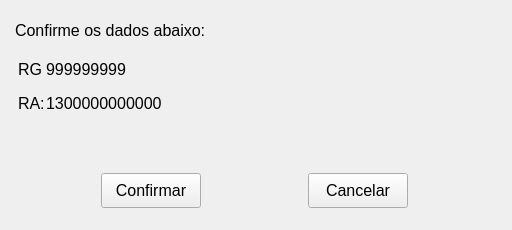
<?xml version="1.0" encoding="UTF-8"?>
<ui version="4.0">
 <class>RegistroON</class>
 <widget class="QWidget" name="RegistroON">
  <property name="windowModality">
   <enum>Qt::NonModal</enum>
  </property>
  <property name="geometry">
   <rect>
    <x>0</x>
    <y>0</y>
    <width>512</width>
    <height>230</height>
   </rect>
  </property>
  <property name="sizePolicy">
   <sizepolicy hsizetype="Preferred" vsizetype="Preferred">
    <horstretch>0</horstretch>
    <verstretch>0</verstretch>
   </sizepolicy>
  </property>
  <property name="minimumSize">
   <size>
    <width>512</width>
    <height>230</height>
   </size>
  </property>
  <property name="maximumSize">
   <size>
    <width>512</width>
    <height>230</height>
   </size>
  </property>
  <property name="font">
   <font>
    <stylestrategy>PreferAntialias</stylestrategy>
   </font>
  </property>
  <property name="windowTitle">
   <string>Registro</string>
  </property>
  <property name="windowIcon">
   <iconset>
    <normaloff>ico.png</normaloff>ico.png</iconset>
  </property>
  <property name="windowOpacity">
   <double>1.000000000000000</double>
  </property>
  <widget class="QWidget" name="verticalLayoutWidget">
   <property name="geometry">
    <rect>
     <x>0</x>
     <y>10</y>
     <width>511</width>
     <height>41</height>
    </rect>
   </property>
   <layout class="QVBoxLayout" name="verticalLayout">
    <property name="leftMargin">
     <number>15</number>
    </property>
    <item>
     <widget class="QLabel" name="label">
      <property name="font">
       <font>
        <family>Ubuntu</family>
        <pointsize>12</pointsize>
        <weight>50</weight>
        <bold>false</bold>
        <stylestrategy>PreferAntialias</stylestrategy>
        <kerning>true</kerning>
       </font>
      </property>
      <property name="layoutDirection">
       <enum>Qt::LeftToRight</enum>
      </property>
      <property name="text">
       <string>Confirme os dados abaixo:</string>
      </property>
     </widget>
    </item>
   </layout>
  </widget>
  <widget class="QWidget" name="verticalLayoutWidget_2">
   <property name="geometry">
    <rect>
     <x>0</x>
     <y>50</y>
     <width>169</width>
     <height>72</height>
    </rect>
   </property>
   <layout class="QVBoxLayout" name="verticalLayout_2">
    <property name="spacing">
     <number>0</number>
    </property>
    <property name="leftMargin">
     <number>15</number>
    </property>
    <item>
     <layout class="QHBoxLayout" name="horizontalLayout">
      <property name="spacing">
       <number>0</number>
      </property>
      <property name="sizeConstraint">
       <enum>QLayout::SetDefaultConstraint</enum>
      </property>
      <property name="leftMargin">
       <number>0</number>
      </property>
      <item>
       <widget class="QLabel" name="RgL">
        <property name="enabled">
         <bool>true</bool>
        </property>
        <property name="sizePolicy">
         <sizepolicy hsizetype="Preferred" vsizetype="Preferred">
          <horstretch>0</horstretch>
          <verstretch>0</verstretch>
         </sizepolicy>
        </property>
        <property name="minimumSize">
         <size>
          <width>25</width>
          <height>30</height>
         </size>
        </property>
        <property name="maximumSize">
         <size>
          <width>25</width>
          <height>30</height>
         </size>
        </property>
        <property name="font">
         <font>
          <family>Ubuntu</family>
          <pointsize>12</pointsize>
          <stylestrategy>PreferAntialias</stylestrategy>
         </font>
        </property>
        <property name="layoutDirection">
         <enum>Qt::LeftToRight</enum>
        </property>
        <property name="frameShape">
         <enum>QFrame::NoFrame</enum>
        </property>
        <property name="text">
         <string>RG:</string>
        </property>
        <property name="textFormat">
         <enum>Qt::AutoText</enum>
        </property>
        <property name="alignment">
         <set>Qt::AlignLeading|Qt::AlignLeft|Qt::AlignVCenter</set>
        </property>
        <property name="margin">
         <number>0</number>
        </property>
       </widget>
      </item>
      <item>
       <widget class="QLabel" name="RgNumeros">
        <property name="minimumSize">
         <size>
          <width>120</width>
          <height>20</height>
         </size>
        </property>
        <property name="maximumSize">
         <size>
          <width>120</width>
          <height>20</height>
         </size>
        </property>
        <property name="font">
         <font>
          <family>Ubuntu</family>
          <pointsize>12</pointsize>
          <stylestrategy>PreferAntialias</stylestrategy>
         </font>
        </property>
        <property name="text">
         <string>999999999</string>
        </property>
        <property name="alignment">
         <set>Qt::AlignLeading|Qt::AlignLeft|Qt::AlignVCenter</set>
        </property>
       </widget>
      </item>
     </layout>
    </item>
    <item>
     <layout class="QHBoxLayout" name="horizontalLayout_2">
      <property name="spacing">
       <number>0</number>
      </property>
      <property name="leftMargin">
       <number>0</number>
      </property>
      <item>
       <widget class="QLabel" name="Ra">
        <property name="minimumSize">
         <size>
          <width>25</width>
          <height>30</height>
         </size>
        </property>
        <property name="maximumSize">
         <size>
          <width>25</width>
          <height>30</height>
         </size>
        </property>
        <property name="font">
         <font>
          <family>Ubuntu</family>
          <pointsize>12</pointsize>
          <stylestrategy>PreferAntialias</stylestrategy>
         </font>
        </property>
        <property name="layoutDirection">
         <enum>Qt::LeftToRight</enum>
        </property>
        <property name="text">
         <string>RA:</string>
        </property>
        <property name="textFormat">
         <enum>Qt::AutoText</enum>
        </property>
        <property name="alignment">
         <set>Qt::AlignLeading|Qt::AlignLeft|Qt::AlignVCenter</set>
        </property>
        <property name="margin">
         <number>0</number>
        </property>
       </widget>
      </item>
      <item>
       <widget class="QLabel" name="RaNumeros">
        <property name="minimumSize">
         <size>
          <width>120</width>
          <height>20</height>
         </size>
        </property>
        <property name="maximumSize">
         <size>
          <width>120</width>
          <height>20</height>
         </size>
        </property>
        <property name="font">
         <font>
          <family>Ubuntu</family>
          <pointsize>12</pointsize>
          <stylestrategy>PreferAntialias</stylestrategy>
         </font>
        </property>
        <property name="text">
         <string>1300000000000</string>
        </property>
        <property name="alignment">
         <set>Qt::AlignLeading|Qt::AlignLeft|Qt::AlignVCenter</set>
        </property>
       </widget>
      </item>
     </layout>
    </item>
   </layout>
  </widget>
  <widget class="QWidget" name="horizontalLayoutWidget_3">
   <property name="geometry">
    <rect>
     <x>0</x>
     <y>160</y>
     <width>511</width>
     <height>61</height>
    </rect>
   </property>
   <layout class="QHBoxLayout" name="horizontalLayout_3">
    <item>
     <widget class="QPushButton" name="confirmarb">
      <property name="minimumSize">
       <size>
        <width>100</width>
        <height>35</height>
       </size>
      </property>
      <property name="maximumSize">
       <size>
        <width>100</width>
        <height>35</height>
       </size>
      </property>
      <property name="font">
       <font>
        <family>Ubuntu</family>
        <pointsize>12</pointsize>
        <stylestrategy>PreferAntialias</stylestrategy>
       </font>
      </property>
      <property name="text">
       <string>Confirmar</string>
      </property>
     </widget>
    </item>
    <item>
     <widget class="QPushButton" name="cancelarb">
      <property name="minimumSize">
       <size>
        <width>100</width>
        <height>35</height>
       </size>
      </property>
      <property name="maximumSize">
       <size>
        <width>100</width>
        <height>35</height>
       </size>
      </property>
      <property name="font">
       <font>
        <family>Ubuntu</family>
        <pointsize>12</pointsize>
        <stylestrategy>PreferAntialias</stylestrategy>
       </font>
      </property>
      <property name="text">
       <string>Cancelar</string>
      </property>
     </widget>
    </item>
   </layout>
  </widget>
 </widget>
 <resources/>
 <connections/>
</ui>
